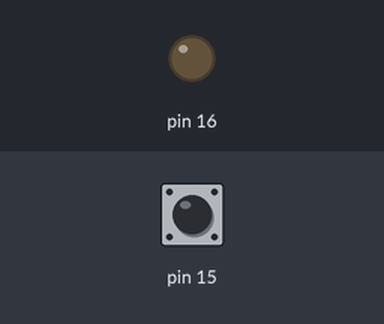
Simulated run of this program. Board: Raspberry Pi (header pin numbers). Shown: output pins drawn as LEDs (lit = HIGH). Inputs (shaded band) come from the test bench; at power-on: pin 15 HIGH. The run ends when the program shuts the computer down; what the program prints to the terminal is not drawn. At 1.3 s the program puts the board to deep sleep or switches it off; the recording ends there.

Above: at 1.2 s.
1.3 s: pin 15 pulled LOW for 0.15 s
Timing chart, 0 to 1.3 s (numbered marks = the images above; inputs shaded):
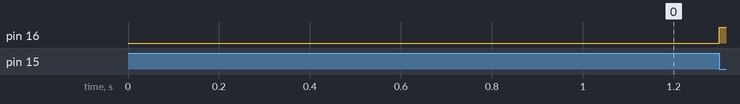

The program:

pishutdown.py
```python
# Button connected to pin 15
# LED connected to pin 16

import RPi.GPIO as GPIO
from subprocess import call
import time

GPIO.setmode(GPIO.BOARD) # Set GPIO mode
GPIO.setup(15, GPIO.IN, pull_up_down=GPIO.PUD_UP) # Set up pin 15 as an input with pull up resistor

GPIO.setup(16, GPIO.OUT) # Set up pin 16 as an output

def watchForButton(pin):

    if not (GPIO.input(pin)):
        GPIO.output(16, True) # Turn on LED
        call(['shutdown', '-h', 'now'], shell=False) # Send shutdown command

GPIO.add_event_detect(15, GPIO.BOTH, callback=watchForButton) # Watch for change

while True:
    # sleep to reduce unnecessary CPU usage
    time.sleep(5)
```
